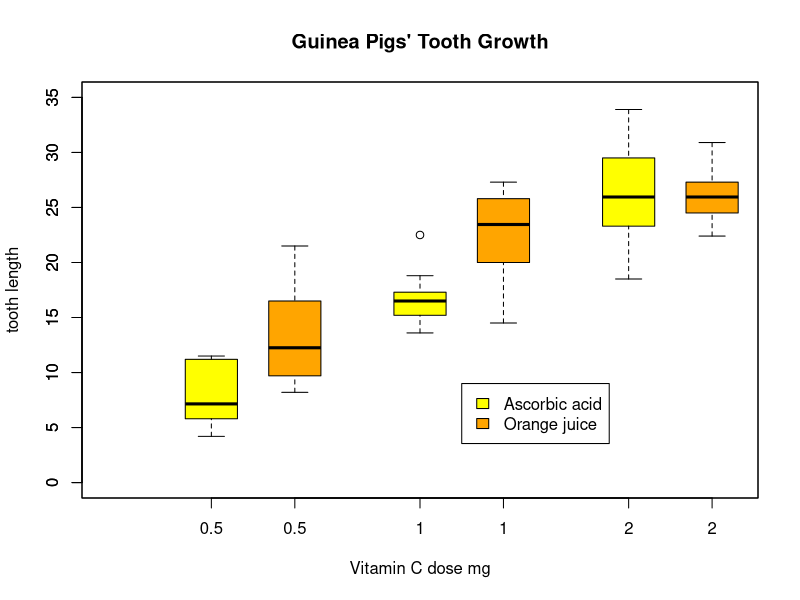
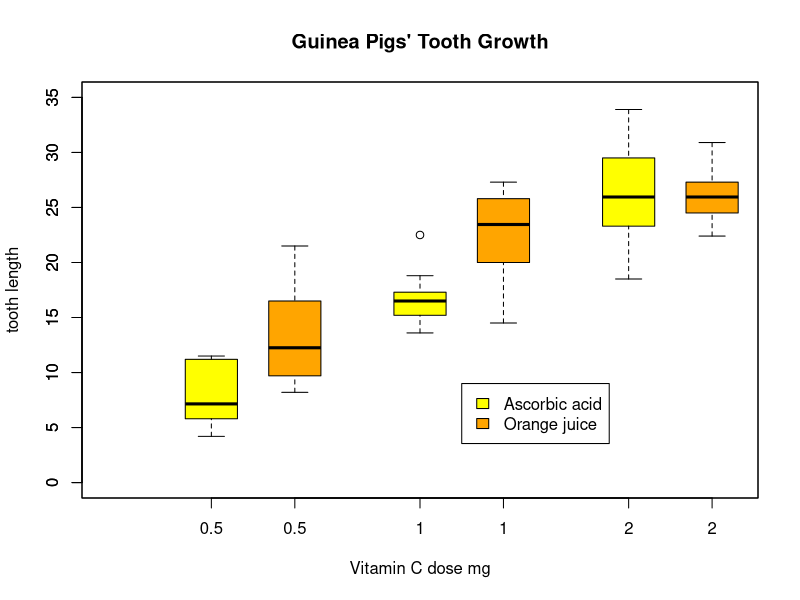

Generate these figures, in order, with R:
mtcars$mpg[mtcars$cyl == 8  &  mtcars$disp > 350]
with(mtcars, mpg[cyl == 8  &  disp > 350])


# NOT RUN {
with(mtcars, mpg[cyl == 8  &  disp > 350])
# is the same as, but nicer than
mtcars$mpg[mtcars$cyl == 8  &  mtcars$disp > 350]

require(stats); require(graphics)

# examples from glm:
with(data.frame(u = c(5,10,15,20,30,40,60,80,100),
                lot1 = c(118,58,42,35,27,25,21,19,18),
                lot2 = c(69,35,26,21,18,16,13,12,12)),
     list(summary(glm(lot1 ~ log(u), family = Gamma)),
          summary(glm(lot2 ~ log(u), family = Gamma))))

aq <- within(airquality, {     # Notice that multiple vars can be changed
  lOzone <- log(Ozone)
  Month <- factor(month.abb[Month])
  cTemp <- round((Temp - 32) * 5/9, 1) # From Fahrenheit to Celsius
  S.cT <- Solar.R / cTemp  # using the newly created variable
  rm(Day, Temp)
})
head(aq)




# example from boxplot:
with(ToothGrowth, {
  boxplot(len ~ dose, boxwex = 0.25, at = 1:3 - 0.2,
          subset = (supp == "VC"), col = "yellow",
          main = "Guinea Pigs' Tooth Growth",
          xlab = "Vitamin C dose mg",
          ylab = "tooth length", ylim = c(0, 35))
  boxplot(len ~ dose, add = TRUE, boxwex = 0.25, at = 1:3 + 0.2,
          subset = supp == "OJ", col = "orange")
  legend(2, 9, c("Ascorbic acid", "Orange juice"),
         fill = c("yellow", "orange"))
})

# alternate form that avoids subset argument:
with(subset(ToothGrowth, supp == "VC"),
     boxplot(len ~ dose, boxwex = 0.25, at = 1:3 - 0.2,
             col = "yellow", main = "Guinea Pigs' Tooth Growth",
             xlab = "Vitamin C dose mg",
             ylab = "tooth length", ylim = c(0, 35)))
with(subset(ToothGrowth,  supp == "OJ"),
     boxplot(len ~ dose, add = TRUE, boxwex = 0.25, at = 1:3 + 0.2,
             col = "orange"))
legend(2, 9, c("Ascorbic acid", "Orange juice"),
       fill = c("yellow", "orange"))
# }

m1 = matrix(C<-(1:10),nrow=5, ncol=6)

a_m1 <- apply(m1, 2, sum)

apply(m1, 1, sum)

movies <- c("SPYDERMAN","BATMAN","VERTIGO","CHINATOWN")
movies_lower <-lapply(movies, tolower)
str(movies_lower)


